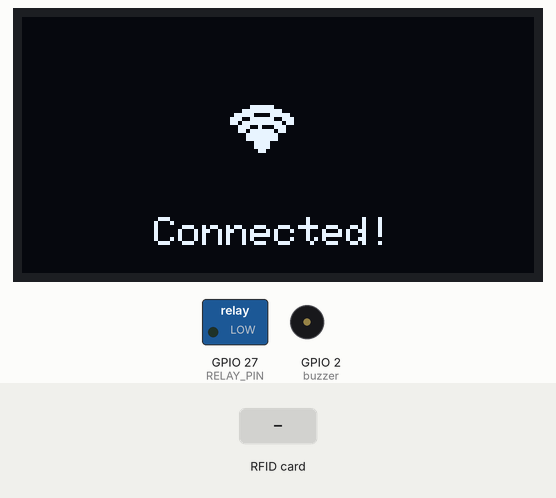
Recording of a sketch running on a simulated ESP32. On the bench: 128×64 one-colour display, switched loads named in the sketch (green lamp = pin HIGH), buzzer (waves = sounding, pin HIGH). The test bench sets the inputs (shaded band). WiFi joins after 1.5 s; servers stay silent unless stated; uploads are accepted with an empty reply; what the sketch prints to the serial monitor is not drawn.

Above: at 3.2 s.
At 6.3 s:
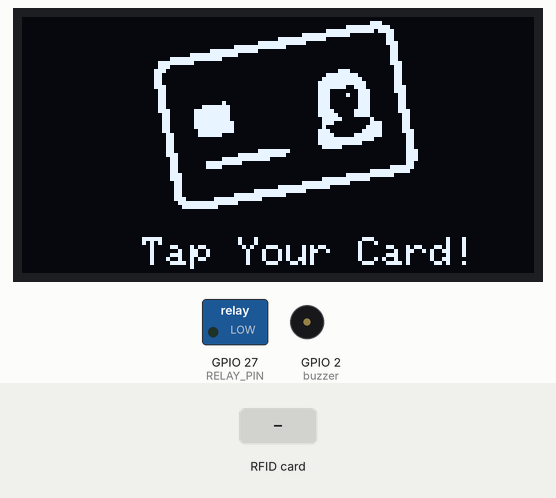
6.4 s: RFID card 12 34 56 78 held to the reader
At 6.53 s:
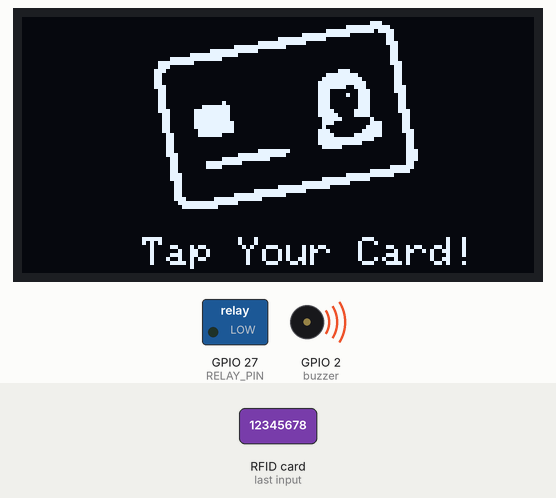
Timing chart, 0 to 9.4 s (numbered marks = the images above; inputs shaded):
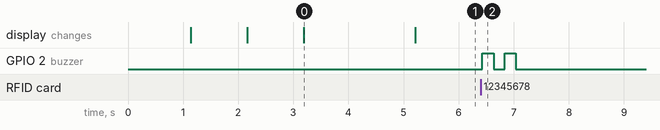

Measured:
- after the input at 6.4 s, GPIO 2 (buzzer): alternates HIGH for 0.20 s and LOW for 0.20 s, 4 changes in all, then stays LOW, starting at once
- what the display in image 0 shows lasts 2.0 s, from 3.2 s to 5.2 s

The sketch:

program_warebox_locker.ino
```cpp
#include <WiFi.h>
#include <HTTPClient.h>
#include <SPI.h>
#include <MFRC522.h>
#include <ArduinoJson.h>
#include <Wire.h>
#include <Adafruit_GFX.h>
#include <Adafruit_SSD1306.h>
#include "icon.h"

// Initialize pins for RFID
#define RST_PIN 22
#define SS_PIN 21
#define RELAY_PIN 27
byte buzzer = 2; // pin GPIO2
MFRC522 mfrc522(SS_PIN, RST_PIN); // Create MFRC522 instance

// Initialize OLED
#define OLED_SDA 5
#define OLED_SCL 4
#define OLED_ADDR 0x3C
Adafruit_SSD1306 display(128, 64, &Wire, -1);

const char* ssid = "OPPO A92"; // Your Wifi SSID
const char* password = "12345678"; // Wifi Password
String server_addr = "192.168.94.22f:8080"; // your server address or computer IP

String UIDCard;
unsigned long relayOnTime = 0; // Store the time when relay was turned on
bool relayActive = false; // Flag to indicate if relay is active

void setup() {
  pinMode(RELAY_PIN, OUTPUT);
  pinMode(buzzer, OUTPUT);
  digitalWrite(RELAY_PIN, LOW);
  Serial.begin(115200); // Initialize serial communications with the PC
  SPI.begin(); // Init SPI bus
  mfrc522.PCD_Init(); // Init MFRC522 card
  Serial.println(F("Read Uid data on a MIFARE PICC:")); // shows in serial that it is ready to read
  ShowReaderDetails(); // Show details of PCD - MFRC522 Card Reader details

  // Initialize I2C communication with specified pins
  Wire.begin(OLED_SDA, OLED_SCL);

  display.begin(SSD1306_SWITCHCAPVCC, OLED_ADDR);
  display.clearDisplay();
  display.setTextColor(WHITE);
  display.setTextSize(1);
  display.setCursor(38, 20); display.println(F("WareBox"));
  display.setCursor(35, 35); display.println(F("Locker Digital"));
  display.display();
  delay(1000);
  ConnectWIFI();
}

void loop() {
  unsigned long currentMillis = millis();
  display.clearDisplay();
  display.drawBitmap(32, 0, cardBitmap, 68, 50, WHITE);
  display.setTextSize(1);
  display.setCursor(30, 55); display.print("Tap Your Card!");
  display.display();

  if (relayActive && (currentMillis - relayOnTime >= 5000)) { // Check if 5 seconds have passed
    digitalWrite(RELAY_PIN, LOW); // Turn off relay
    relayActive = false; // Reset relay flag
    Serial.println("Relay turned off.");
    mfrc522.PCD_Init(); // Reinitialize the RFID reader after relay is turned off
  } else if (!relayActive) { // Only read card if relay is not active
    if (mfrc522.PICC_IsNewCardPresent() && mfrc522.PICC_ReadCardSerial()) {
      UIDCard = "";
      for (uint8_t i = 0; i < mfrc522.uid.size; i++) {
        UIDCard += String(mfrc522.uid.uidByte[i], HEX);
      }
      UIDCard.toUpperCase(); // Capitalize
      Serial.print("UID:");
      Serial.println(UIDCard);
      Serial.println(F("**End Reading**"));

      beepBuzzer(); // Beep to indicate successful read

      storeData(); // store data to DB

      mfrc522.PICC_HaltA(); // Stop reading
      relayOnTime = millis(); // Record the time when relay is turned on
      relayActive = true; // Set relay active flag
    }
  }
}

void beepBuzzer() {
  for (int i = 0; i < 2; i++) {
    digitalWrite(buzzer, HIGH);
    delay(200);
    digitalWrite(buzzer, LOW);
    delay(200);
  }
}

void storeData() {
  if (WiFi.status() != WL_CONNECTED) {
    ConnectWIFI(); // Reconnect if WiFi is not connected
  }

  WiFiClient client;
  String address = "http://" + server_addr + "/warebox/webapi/api/create.php?uid=" + UIDCard;

  HTTPClient http;
  http.begin(client, address);
  int httpCode = http.GET(); // Send the GET request
  String payload;
  Serial.print("Response: ");
  if (httpCode > 0) { // Check the returning code
    payload = http.getString(); // Get the request response payload
    payload.trim(); // remove \n character
    if (payload.length() > 0) {
      Serial.println(payload + "\n");
    }
  }
  http.end(); // Close connection

  const size_t capacity = JSON_OBJECT_SIZE(4) + 70; // simulate your JSON data https://arduinojson.org/v6/assistant/
  DynamicJsonDocument doc(capacity);

  // Deserialize the JSON document
  DeserializationError error = deserializeJson(doc, payload);

  // Test if parsing succeeds.
  if (error) {
    Serial.print(F("deserializeJson() failed: "));
    Serial.println(error.c_str());
    return;
  }

  const char* waktu_res = doc["waktu"];
  String nama_res = doc["nama"];
  const char* uid_res = doc["uid"];
  String status_res = doc["status"];

  String first_name;
  for (int i = 0; i < nama_res.length(); i++) {
    if (nama_res.charAt(i) == ' ') {
      first_name = nama_res.substring(0, i);
      break;
    }
  }

  display.clearDisplay();
  display.drawBitmap(0, 5, userBitmap, 50, 60, WHITE);
  display.setTextColor(WHITE);
  display.setTextSize(1);

  // Print Data
  if (status_res == "INVALID") {
    display.setCursor(52, 15); display.print("Who are you?");
    display.setCursor(52, 30); display.print(uid_res);
    display.setCursor(52, 40); display.print(status_res);
  } else {
    if (status_res == "IN") {
      display.setCursor(52, 15); display.print("Welcome!");
      digitalWrite(RELAY_PIN, HIGH);
      delay(1000);
    } else {
      display.setCursor(52, 15); display.print("See you!");
      digitalWrite(RELAY_PIN, HIGH);
      delay(1000);
    }
    display.setCursor(52, 30); display.print(first_name);
    display.setCursor(52, 40); display.print(waktu_res);
  }
  display.display();
  delay(3000);

  digitalWrite(RELAY_PIN, LOW);
}

void ConnectWIFI() {
  Serial.print("Attempting to connect to SSID: ");
  Serial.println(ssid);
  WiFi.begin(ssid, password);
  int i = 0;
  int a = 0;
  while (WiFi.status() != WL_CONNECTED) {
    Serial.print(".");
    display.clearDisplay();
    display.setTextSize(1);
    if (a == 0) {
      display.drawBitmap(52, 20, wifi_icon, 16, 16, WHITE);
      a = 1;
    } else {
      display.drawBitmap(52, 20, wifi_icon, 16, 16, BLACK);
      a = 0;
    }
    display.setCursor(25, 50); display.print("Connecting ...");
    display.display();
    delay(1000);
    ++i;
    if (i == 30) {
      i = 0;
      Serial.println("\nFailed to Connect.");
      break;
    }
  }
  Serial.println("\nConnected!");
  display.clearDisplay();
  display.setTextSize(1);
  display.drawBitmap(52, 20, wifi_icon, 16, 16, WHITE);
  display.setCursor(33, 50); display.print("Connected!");
  display.display();
  delay(2000);
}

void ShowReaderDetails() {
  // Get the MFRC522 software version
  byte v = mfrc522.PCD_ReadRegister(mfrc522.VersionReg);
  Serial.print(F("MFRC522 Software Version: 0x"));
  Serial.print(v, HEX);
  if (v == 0x91)
    Serial.print(F(" = v1.0"));
  else if (v == 0x92)
    Serial.print(F(" = v2.0"));
  else
    Serial.print(F(" (unknown), probably a Chinese clone?"));
  Serial.println("");
  // When 0x00 or 0xFF is returned, communication probably failed
  if ((v == 0x00) || (v == 0xFF)) {
    Serial.println(F("WARNING: Communication failure, is the MFRC522 properly connected?"));
    Serial.println(F("SYSTEM HALTED: Check connections."));
    while (true); // do not go further
  }
}
```

Source omitted: icon.h (data table, 5801 bytes)
